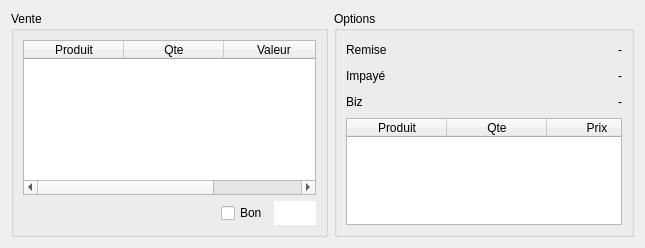
<?xml version="1.0" encoding="UTF-8"?>
<ui version="4.0">
 <class>DetailsVente</class>
 <widget class="QDialog" name="DetailsVente">
  <property name="geometry">
   <rect>
    <x>0</x>
    <y>0</y>
    <width>645</width>
    <height>248</height>
   </rect>
  </property>
  <property name="windowTitle">
   <string>Détails de la vente</string>
  </property>
  <layout class="QVBoxLayout" name="verticalLayout_3">
   <item>
    <layout class="QHBoxLayout" name="horizontalLayout_5">
     <item>
      <widget class="QGroupBox" name="groupBox">
       <property name="title">
        <string>Vente</string>
       </property>
       <layout class="QVBoxLayout" name="verticalLayout_2">
        <item>
         <widget class="QTableWidget" name="table_vente">
          <property name="autoFillBackground">
           <bool>false</bool>
          </property>
          <property name="alternatingRowColors">
           <bool>true</bool>
          </property>
          <property name="gridStyle">
           <enum>Qt::DashDotDotLine</enum>
          </property>
          <attribute name="horizontalHeaderStretchLastSection">
           <bool>true</bool>
          </attribute>
          <column>
           <property name="text">
            <string>Produit</string>
           </property>
          </column>
          <column>
           <property name="text">
            <string>Qte</string>
           </property>
          </column>
          <column>
           <property name="text">
            <string>Valeur</string>
           </property>
          </column>
         </widget>
        </item>
        <item>
         <layout class="QHBoxLayout" name="horizontalLayout_3">
          <item>
           <widget class="QLabel" name="valeur_total">
            <property name="styleSheet">
             <string notr="true">font-weight:bold;</string>
            </property>
            <property name="text">
             <string/>
            </property>
           </widget>
          </item>
          <item>
           <spacer name="horizontalSpacer_4">
            <property name="orientation">
             <enum>Qt::Horizontal</enum>
            </property>
            <property name="sizeHint" stdset="0">
             <size>
              <width>40</width>
              <height>20</height>
             </size>
            </property>
           </spacer>
          </item>
          <item>
           <widget class="QCheckBox" name="bon">
            <property name="text">
             <string>Bon</string>
            </property>
           </widget>
          </item>
          <item>
           <widget class="QPushButton" name="pushButton">
            <property name="styleSheet">
             <string notr="true">background-color:white;
padding:5px;
border:none;</string>
            </property>
            <property name="text">
             <string/>
            </property>
            <property name="icon">
             <iconset resource="img.qrc">
              <normaloff>:/img/images/imprimer.png</normaloff>:/img/images/imprimer.png</iconset>
            </property>
           </widget>
          </item>
         </layout>
        </item>
       </layout>
      </widget>
     </item>
     <item>
      <widget class="QGroupBox" name="groupBox_2">
       <property name="maximumSize">
        <size>
         <width>300</width>
         <height>16777215</height>
        </size>
       </property>
       <property name="title">
        <string>Options</string>
       </property>
       <layout class="QVBoxLayout" name="verticalLayout">
        <item>
         <layout class="QHBoxLayout" name="horizontalLayout">
          <item>
           <widget class="QLabel" name="label">
            <property name="text">
             <string>Remise</string>
            </property>
           </widget>
          </item>
          <item>
           <spacer name="horizontalSpacer">
            <property name="orientation">
             <enum>Qt::Horizontal</enum>
            </property>
            <property name="sizeHint" stdset="0">
             <size>
              <width>40</width>
              <height>20</height>
             </size>
            </property>
           </spacer>
          </item>
          <item>
           <widget class="QLabel" name="remise">
            <property name="text">
             <string>-</string>
            </property>
           </widget>
          </item>
         </layout>
        </item>
        <item>
         <layout class="QHBoxLayout" name="horizontalLayout_2">
          <item>
           <widget class="QLabel" name="label_3">
            <property name="text">
             <string>Impayé</string>
            </property>
           </widget>
          </item>
          <item>
           <spacer name="horizontalSpacer_2">
            <property name="orientation">
             <enum>Qt::Horizontal</enum>
            </property>
            <property name="sizeHint" stdset="0">
             <size>
              <width>40</width>
              <height>20</height>
             </size>
            </property>
           </spacer>
          </item>
          <item>
           <widget class="QLabel" name="impaye">
            <property name="text">
             <string>-</string>
            </property>
           </widget>
          </item>
         </layout>
        </item>
        <item>
         <layout class="QHBoxLayout" name="horizontalLayout_4">
          <item>
           <widget class="QLabel" name="label_5">
            <property name="text">
             <string>Biz</string>
            </property>
           </widget>
          </item>
          <item>
           <spacer name="horizontalSpacer_3">
            <property name="orientation">
             <enum>Qt::Horizontal</enum>
            </property>
            <property name="sizeHint" stdset="0">
             <size>
              <width>40</width>
              <height>20</height>
             </size>
            </property>
           </spacer>
          </item>
          <item>
           <widget class="QLabel" name="label_biz">
            <property name="text">
             <string>-</string>
            </property>
           </widget>
          </item>
         </layout>
        </item>
        <item>
         <widget class="QTableWidget" name="table_biz">
          <property name="horizontalScrollBarPolicy">
           <enum>Qt::ScrollBarAlwaysOff</enum>
          </property>
          <property name="alternatingRowColors">
           <bool>true</bool>
          </property>
          <property name="gridStyle">
           <enum>Qt::DashDotDotLine</enum>
          </property>
          <attribute name="horizontalHeaderStretchLastSection">
           <bool>true</bool>
          </attribute>
          <column>
           <property name="text">
            <string>Produit</string>
           </property>
          </column>
          <column>
           <property name="text">
            <string>Qte</string>
           </property>
          </column>
          <column>
           <property name="text">
            <string>Prix</string>
           </property>
          </column>
          <column>
           <property name="text">
            <string>Total</string>
           </property>
          </column>
         </widget>
        </item>
        <item>
         <spacer name="verticalSpacer">
          <property name="orientation">
           <enum>Qt::Vertical</enum>
          </property>
          <property name="sizeHint" stdset="0">
           <size>
            <width>20</width>
            <height>40</height>
           </size>
          </property>
         </spacer>
        </item>
       </layout>
      </widget>
     </item>
    </layout>
   </item>
  </layout>
 </widget>
 <resources>
  <include location="img.qrc"/>
 </resources>
 <connections/>
</ui>
